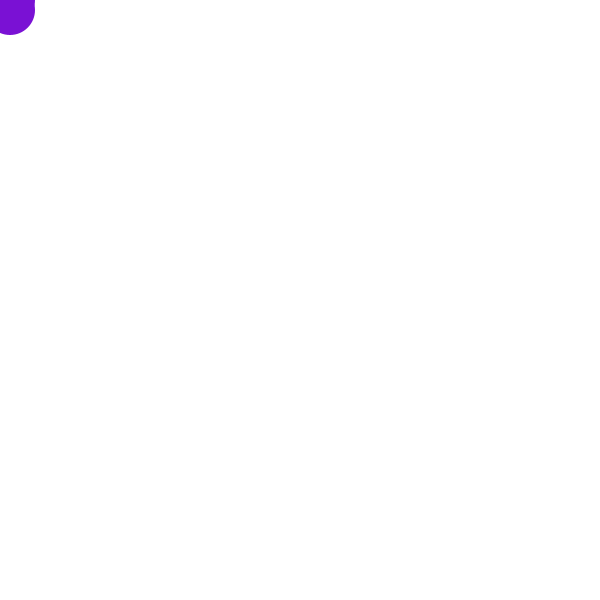
Frame 1 (no input)
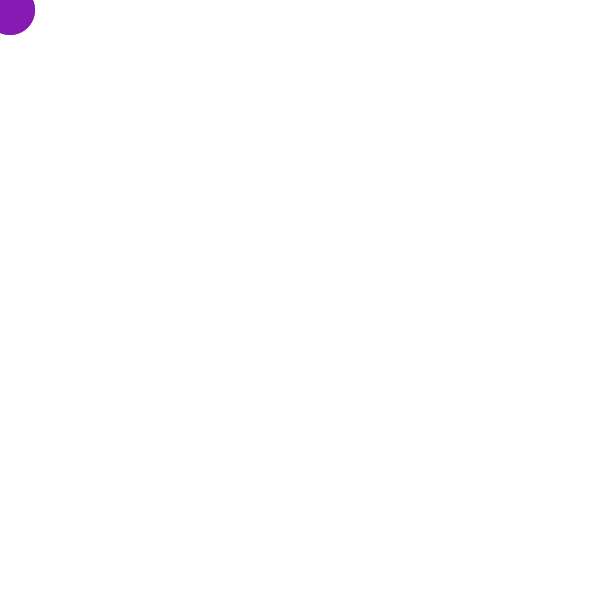
Frame 60 (the mouse pressed at the canvas centre just before this capture)
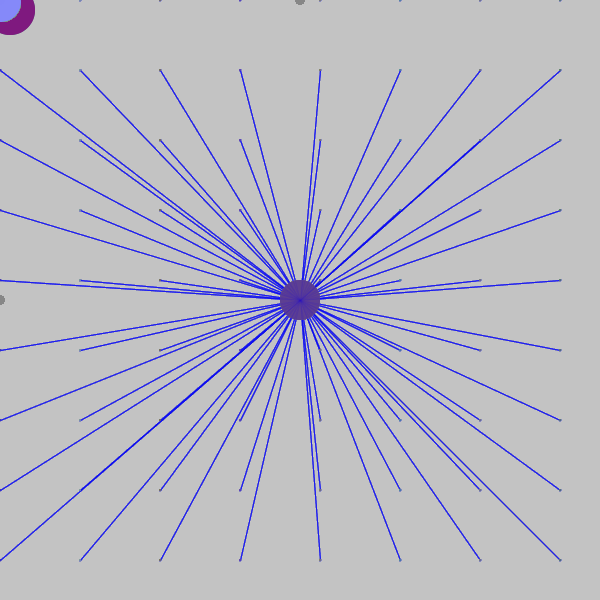
Frame 120 (the mouse held since frame 60 and released just before this capture)

The Processing sketch that drew these frames (run headless with seeded random() and noise(); from frame 60 on, the mouse is pressed at the canvas centre):

// Processing sketch: processing_40275
// ── processing_40275.pde

//Denali Schmidt Homework 3
//disco crazy


float x=1;
float y=2;

void setup(){
size (600,600);
background(219,166,166);
smooth();
frameRate (205);
}

void draw(){
  
  for(int i = 0; i < 600; i+=80 ){   // background when mouse is clicked
    for(int j = 0; j< 600; j+=70){
      if ( j % 10 == 0){
        line ( mouseX, mouseY, i,j);
        stroke (0,0,255, 10);
      }
     
        ellipse(i,j,1,1);
    } 
    
            fill (random(255), random (255), random (255));
            noStroke();
            ellipse (x, y, 40,40);
  }
      
     if(mousePressed == true){        // what happens when mouse is clicked
     fill(0,0,0,1);
     rect (0,0,width,height);
     //  fill (0,0,0,1);
      // rect((0),(0), mouseX, mouseY);
       
     //if( mousePressed == false){
          // ellipse (width/2, height/2, 30,30);
    // }
       
       // if (rect((width/2), (height/2), 60, 60){
            //  fill(213,219,166,20);
     // }
              // for (int k = 0; k = (mouseX) && (mouseY); k +=3){
             //  ellipse (k,k,5,5);
       // }
                for (int k = 0; k <600; k += mouseX){
                  for(int m = 0; m < 600; m += mouseY){
                    //background (255,1);
                  // float backgroundColor = map(mouseX, 0, 600, 0,255);
                    ellipse (k,m,10,10);
                  //  if( k % 10 == 0){
                  //  }
                   //if (m % 10){
                     //   =0;
                        //    }
                  }
                
                  // for (int l = 0; l< 600; l -=3){
                 //    ellipse (k,l,10,10);
      
      } 
                        fill (random(255), random (255), random (255),80);
                            ellipse ((mouseX),( mouseY), 40,40);
                       //     ellipse ((mouseX*-2),( mouseY*-2), 40,40);
                       //     ellipse ((mouseX/-2),( mouseY/-2), 40,40);
                          
                           
       
                   }
                               else{                        
                                 background(255,50);
                                  // ellipse ((mouseX-10), (mouseY-1), 40,40);
                                 //  ellipse ((mouseX+10), (mouseY*2), 30,30);
                                 //  ellipse ((mouseX+80), (mouseY-30), 20,20);
                                //   ellipse ((mouseX-10), (mouseY-20), 50,50);
                                  // ellipse ((mouseX=mouseX-400), (mouseY-60), 60,60);
                                   ellipse((mouseX+10), (mouseY), 50,50);
                                   ellipse((mouseX+10), (mouseY=10), 50,50);
                                 //  ellipse((mouseX+ int (x)), (mouseY= int (y)), 50,50);
     
    }
    
   
    }

      
